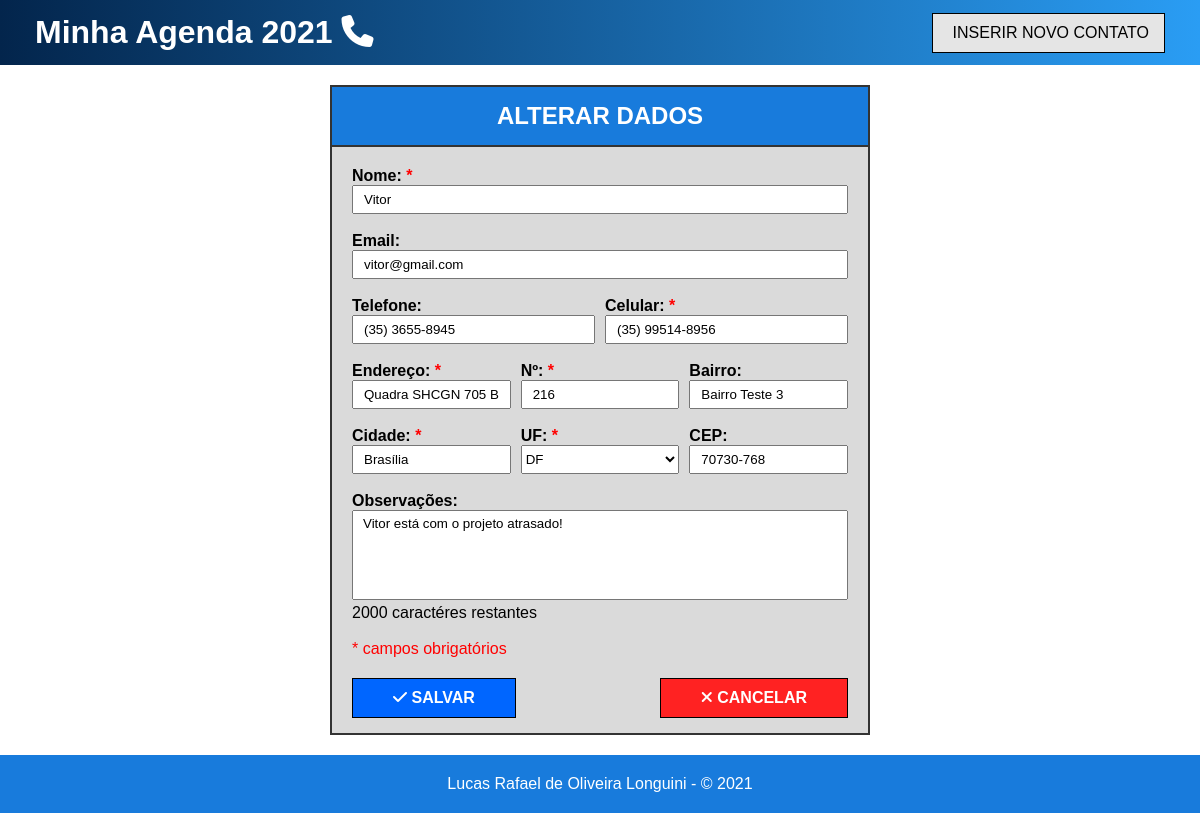
The page /?c=ContatoController&m=editarContato&id=4 on the database as committed earlier.
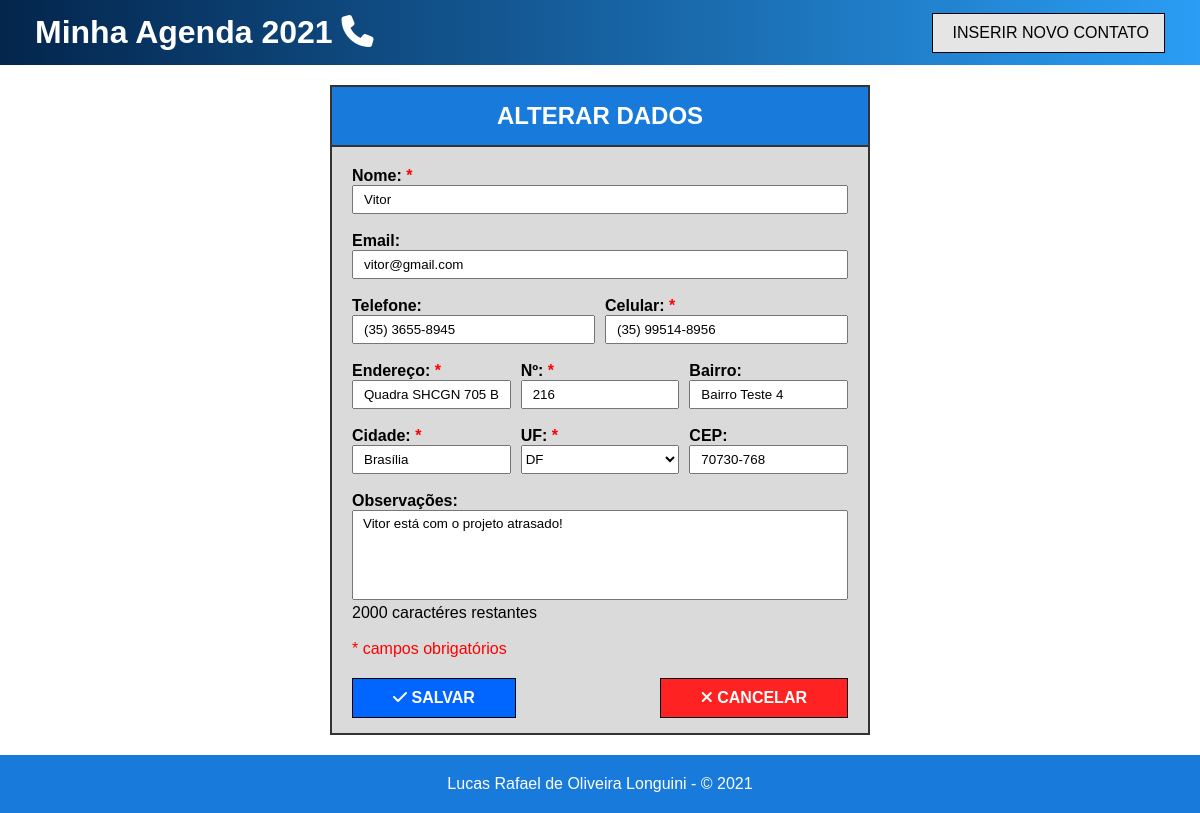
The same page on the database as committed later.
### tables this page shows
CREATE TABLE Contatos (
	`id_contato`	INT NOT NULL AUTO_INCREMENT PRIMARY KEY,
	`nome`			VARCHAR(60) NOT NULL,
	`email`			VARCHAR(50) NULL,
	`telefone`		VARCHAR(14) NULL,
	`celular`		VARCHAR(15) NOT NULL,
	`endereco`		VARCHAR(50) NOT NULL,
	`num`			VARCHAR(5) NOT NULL,
	`bairro`		VARCHAR(30) NULL,
	`cidade`		VARCHAR(50) NOT NULL,
	`cep`			VARCHAR(9) NULL,
	`observacoes`	VARCHAR(1000) NULL,
	`id_estado`		INT NOT NULL,
	FOREIGN KEY (`id_estado`) REFERENCES Estados (`id_estado`)
);

### controllers/ContatoController.class.php (called while the page is built, shortened)
<?php
	require_once "models/Conexao.class.php";
	require_once "models/Contato.class.php";
	require_once "models/ContatoDAO.class.php";
	class ContatoController {
		public function editarContato() {
			$contatoDAO = new ContatoDAO();
			$ret = $contatoDAO->listarContato($_GET["id"]);
			$estado = $contatoDAO->listarEstados();
			require_once "views/edit_contato.php";
		}
	}

### models/Conexao.class.php (called while the page is built, shortened)
<?php
	abstract class Conexao {
		protected function __construct() {
			try {
				$this->db = new PDO("mysql:host=localhost; dbname=AgendaTelefonica; charset=utf8mb4", "root", "");
			}
			catch(Exception $e) {
				die("Ocorreu um erro durante a conexão com o banco de dados. " .$e->getMessage());
			}
		}
	}

### models/ContatoDAO.class.php (called while the page is built, shortened)
<?php
	class ContatoDAO extends Conexao {
		public function listarContato($id) {
			$sql = "SELECT c.*, e.*
					FROM contatos c
					INNER JOIN estados e ON (c.id_estado = e.id_estado)
					WHERE c.id_contato = $id";
			try {
				$stmt = $this->db->prepare($sql);
				$stmt->execute();
				return $stmt->fetchAll(PDO::FETCH_OBJ);
				$this->db = null;
			}
			catch(Exception $e) {
				die("Erro ao listar o contato. " .$e->getMessage());
			}
		}
		public function listarEstados() {
			$sql = "SELECT * FROM Estados";
			try {
				$stmt = $this->db->prepare($sql);
				$stmt->execute();
				return $stmt->fetchAll(PDO::FETCH_OBJ);
				$this->db = null;
			}
			catch(Exception $e) {
				die("Erro ao listar os estados. " .$e->getMessage());
			}
		}
	}

### views/edit_contato.php (the view, shortened to what this page needs)
<?php require_once "views/_nav.php" ?>
<main>
	<section id="dados">
		<h2>ALTERAR DADOS</h2>
		<form action="" method="POST">
			<div class="container">
				<label>Nome: <span class="obg">*</span></label>
				<input type="text" name="nome" value="<?php if (isset($ret)) echo $ret[0]->nome; ?>" />
				<br/><br/>
				<label>Email: </label>
				<input type="text" name="email" value="<?php if (isset($ret)) echo $ret[0]->email; ?>" />
				<br/><br/>
				<div class="col-2">
					<label>Telefone: </label>
					<label>Celular: <span class="obg">*</span></label>
					<input type="tel" id="tel" name="telefone" value="<?php if (isset($ret)) echo $ret[0]->telefone; ?>" />
					<input type="tel" id="cel" name="celular" value="<?php if (isset($ret)) echo $ret[0]->celular; ?>" />
				</div>
				<br/>
				<div class="col-3">
					<label>Endereço: <span class="obg">*</span></label>
					<label>Nº: <span class="obg">*</span></label>
					<label>Bairro: </label>
					<input type="text" name="endereco" value="<?php if (isset($ret)) echo $ret[0]->endereco; ?>" />
					<input type="text" name="numero" maxlength="5" value="<?php if (isset($ret)) echo $ret[0]->num; ?>" />
					<input type="text" name="bairro" value="<?php if (isset($ret)) echo $ret[0]->bairro; ?>" />
				</div>
				<br/>
				<div class="col-3">
					<label>Cidade: <span class="obg">*</span></label>
					<label>UF: <span class="obg">*</span></label>
					<label>CEP: </label>
					<input type="text" name="cidade" value="<?php if (isset($ret)) echo $ret[0]->cidade; ?>" />
					<select name="uf">
						<?php
							foreach ($estado as $uf) {
								if ($uf->id_estado == $ret[0]->id_estado) {
									echo "<option value='{$uf->id_estado}' selected=''>{$uf->sigla}</option>";
								}
								else {
									echo "<option value='{$uf->id_estado}'>{$uf->sigla}</option>";
								}
							}
						?>
					</select>
					<input type="text" id="cep" name="cep" value="<?php if (isset($ret)) echo $ret[0]->cep; ?>" />
				</div>
				<br/>
				<label>Observações: </label>
				<br/>
				<textarea maxlength="2000" name="observacoes" onkeyup="countChar(this)"><?php if (isset($ret)) echo $ret[0]->observacoes; ?></textarea>
				<p id="observacoes">2000 caractéres restantes</p>
				<br/>
				<span class="obg">* campos obrigatórios</span>
			</div>
			<div class="btn">
				<button type="submit" name="save"><span class="fas fa-check"></span> SALVAR</button>
				<button type="submit" name="cancel"><span class="fas fa-times"></span> CANCELAR</button>
			</div>
		</form>
	</section>
</main>
<?php require_once "views/_footer.php" ?>

Rows that differ between the two databases and show on the page:
changed contatos "Vitor": bairro "Bairro Teste 3" → "Bairro Teste 4"
